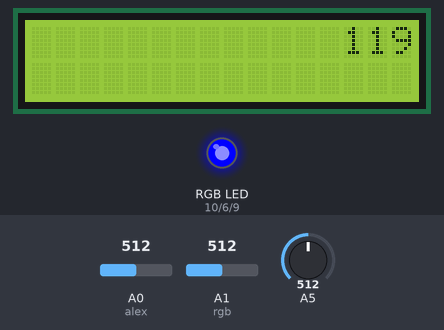
Recording of a sketch running on a simulated Arduino Uno, built with avr-gcc and run on an emulated ATmega328P. Shown: 16×2 character LCD, an RGB LED mixed from three pins (HIGH = lit). The test bench sets the inputs (shaded band); at power-on: A1 (rgb) = 512, A0 (alex) = 512, A5 = 512. Random numbers use the default seed unless the sketch sets one; what the sketch prints to the serial monitor is not drawn. At 1.3 s the program stops and its outputs stay as they are.

Above: at 0.29 s.
At 1.2 s:
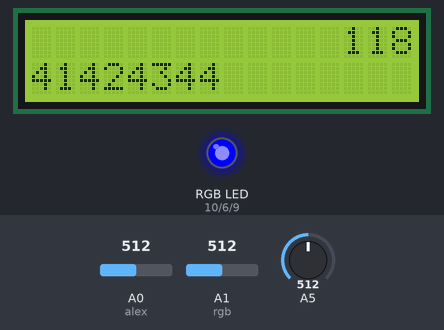
1.3 s: A1 (rgb) set to 399
At 2.5 s:
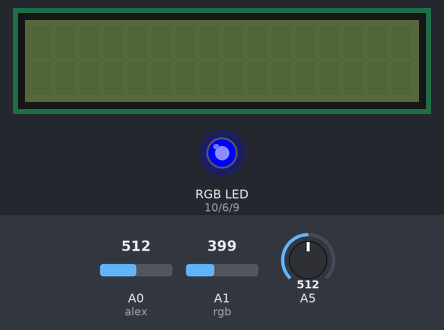
Timing chart, 0 to 2.8 s (numbered marks = the images above; inputs shaded):
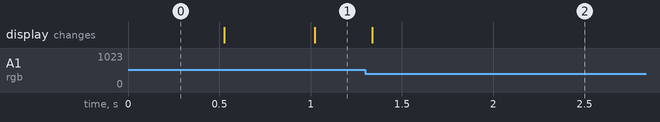

The sketch:

escape-board.ino
```cpp
#include <LiquidCrystal.h>
#include <Keypad.h>
const byte ROWS = 2;
const byte COLS = 2;
char hexaKeys[ROWS][COLS] = {
  {'1','2'},
  {'4','5'}
};
byte rowPins[ROWS] = {13, 7};
byte colPins[COLS] = {8, 1};
Keypad customKeypad = Keypad( makeKeymap(hexaKeys), rowPins, colPins, ROWS, COLS);
LiquidCrystal lcd(12, 11, 5, 4, 3, 2);
String wireModel;
String rgbModel;
int randWire;
int div3[4] = {0, 3, 6, 9};
int ind3;
int i;
const int alex = A0;
const int rgb = A1;
String keyModel;
int keys[4] = {1, 2, 4, 5};
String pass;
int counter = 0;
const int redLEDPin = 10;
const int blueLEDPin = 9;
const int greenLEDPin = 6;
String colors[5] = {"red", "magenta", "blue", "green"};
unsigned long interval = 500;
long previousTime = -500;
int ind4;
int nextColor = -1;
int digit;
long pressTime = -1;
long holdTime = -1;
int modInd;
String modelArray[3];
void setup() {
  Serial.begin(9600);
  lcd.begin(16,2);
  lcd.setCursor(0,1);
  for(i = 0; i < 8; i++) {
    randomSeed(analogRead(5));
    ind3 = random(4);
    wireModel += div3[ind3];
  }
  Serial.println(wireModel);
  randomSeed(analogRead(5));
  randWire = random(3);
  Serial.println(randWire);
  for(i=0; i < 4; i++) {
    randomSeed(analogRead(5));
    ind3 = random(10);
    keyModel += 0;
    keyModel += ind3;
  }
  Serial.println(keyModel);
  for (i=0; i < 4; i++) {
    randomSeed(analogRead(5));
    ind3 = random(4);
    pass += keys[ind3];
  }
  Serial.println(pass);
    for(i=0; i < 4; i++) {
    randomSeed(analogRead(5));
    ind3 = random(10);
    rgbModel += 4;
    rgbModel += ind3;
  }
  Serial.println(rgbModel);
  pinMode(greenLEDPin, OUTPUT);
  pinMode(redLEDPin, OUTPUT);
  pinMode(blueLEDPin, OUTPUT);
  randomSeed(analogRead(5));
  ind3 = random(4);
  ind3 = 2;
  Serial.println(ind3);
  if(ind3 == 0) {
    analogWrite(redLEDPin,255);
    analogWrite(greenLEDPin,0);
    analogWrite(blueLEDPin,0);
  }
  else if(ind3 == 1) {
    analogWrite(redLEDPin,255);
    analogWrite(greenLEDPin,0);
    analogWrite(blueLEDPin,255);
  }
  else if(ind3 == 2) {
    analogWrite(redLEDPin,0);
    analogWrite(greenLEDPin,0);
    analogWrite(blueLEDPin,255);
  }
  else {
    analogWrite(redLEDPin,0);
    analogWrite(greenLEDPin,255);
    analogWrite(blueLEDPin,0);
  }
  randomSeed(analogRead(5));
  digit = random(11);
  Serial.println(digit);
  if (digit != 10) {
    randomSeed(analogRead(5));
    nextColor = random(4);
  }
  randomSeed(analogRead(5));
  modInd = random(3);
  randWire = 1;
  pass = "4411";
  wireModel = "39663336";
  keyModel = "01020304";
  rgbModel = "41424344";
  nextColor = 2;
  digit = 3;
  modelArray[0] = wireModel;
  modelArray[1] = keyModel;
  modelArray[2] = rgbModel;
}

void loop() {
  unsigned long currentTime = millis();
  if (120000 - currentTime >= 100000) {
    lcd.setCursor(13,0);
  }
  else if (120000 - currentTime >= 10000) {
    lcd.setCursor(13,0);
    lcd.print(" ");
    lcd.setCursor(14,0);
  }
  else {
    lcd.setCursor(14,0);
    lcd.print(" ");
    lcd.setCursor(15,0);
  }
  if (120000 - currentTime >= 1000) {
    lcd.print(120000 - currentTime);
  }
  else {
    Serial.println("Failure");
    lcd.clear();
    lcd.print("YOU DIED TIME");
    exit(0);
  }
  if(currentTime - previousTime > interval*2) {
    lcd.setCursor(0,1);
    previousTime = currentTime;
    lcd.print(modelArray[modInd]);
    modInd++;
    if (modInd == 3) {
      modInd = 0;
    }
  }
  // put your main code here, to run repeatedly:
  int alexV = analogRead(alex);
  //Serial.println(alexV);
  if(randWire == 0 && alexV < 409) {
    Serial.println("Success");
  }
  else if(randWire == 1 && alexV > 409 && alexV < 556) {
    Serial.println("Success");
  }
  else if(randWire == 2 && alexV > 556 && alexV < 597) {
    Serial.println("Success");
  }
  else if (alexV < 596) {
    Serial.println(alexV);
    Serial.println("Failure");
    lcd.clear();
    lcd.print("YOU DIED VOLT");
    exit(0);
  }
  char customKey = customKeypad.getKey();
  if(customKey){
    Serial.println(customKey);
  }
  if (counter < 4 && customKey && customKey == pass[counter]) {
    counter++;
    if(counter == 4){
      Serial.println("Access granted");
    }
  }
  else if (counter < 4 && customKey && customKey != pass[counter]) {
    Serial.println("Failure");
    lcd.clear();
    lcd.print("YOU DIED");
    exit(0);
  }
  if (pressTime == -1 && analogRead(rgb) > 509) {
    pressTime = currentTime;
    Serial.println("Pressed");
    Serial.println(pressTime);
    if(nextColor != -1 && nextColor == 0) {
      analogWrite(redLEDPin,255);
      analogWrite(greenLEDPin,0);
      analogWrite(blueLEDPin,0);
    }
    else if(nextColor == 1) {
      analogWrite(redLEDPin,255);
      analogWrite(greenLEDPin,0);
      analogWrite(blueLEDPin,255);
    }
    else if(nextColor == 2) {
      analogWrite(redLEDPin,0);
      analogWrite(greenLEDPin,0);
      analogWrite(blueLEDPin,255);
    }
    else {
      analogWrite(redLEDPin,0);
      analogWrite(greenLEDPin,255);
      analogWrite(blueLEDPin,0);
    }
  }
  if (pressTime != -1 && analogRead(rgb) < 509) {
    holdTime = currentTime - pressTime;
    Serial.println("Released");
    Serial.println(currentTime);
    pressTime = -1;
  }
  if (pressTime == -1 && holdTime != -1 && digit == 10 && holdTime > interval) {
    Serial.println(holdTime);
    Serial.println("Failure");
    lcd.clear();
    lcd.print("YOU DIED PRESS");
    exit(0);
    holdTime = -1;
  }
  unsigned long currTimeSec = int(currentTime/1000);
  //Serial.println(currTimeSec);
  String stringTime = String(119 - currTimeSec);
  //Serial.println(stringTime);
  if (pressTime == -1 && holdTime != -1 && digit != 10) {
    int i;
    int indFound = 0;
    for (i = 0; i < stringTime.length(); i++) {
      if (String(stringTime[i]).equals(String(digit))) {
        indFound = 1;
        Serial.println(indFound);
      }
    }
    if (!indFound) {
      Serial.println("Failure");
      lcd.clear();
      lcd.print("YOU DIED");
      Serial.println(stringTime);
      exit(0);
      holdTime = -1;
    }
    else {
      Serial.println("Success");
      holdTime = -1;
    }
  }
}
```
